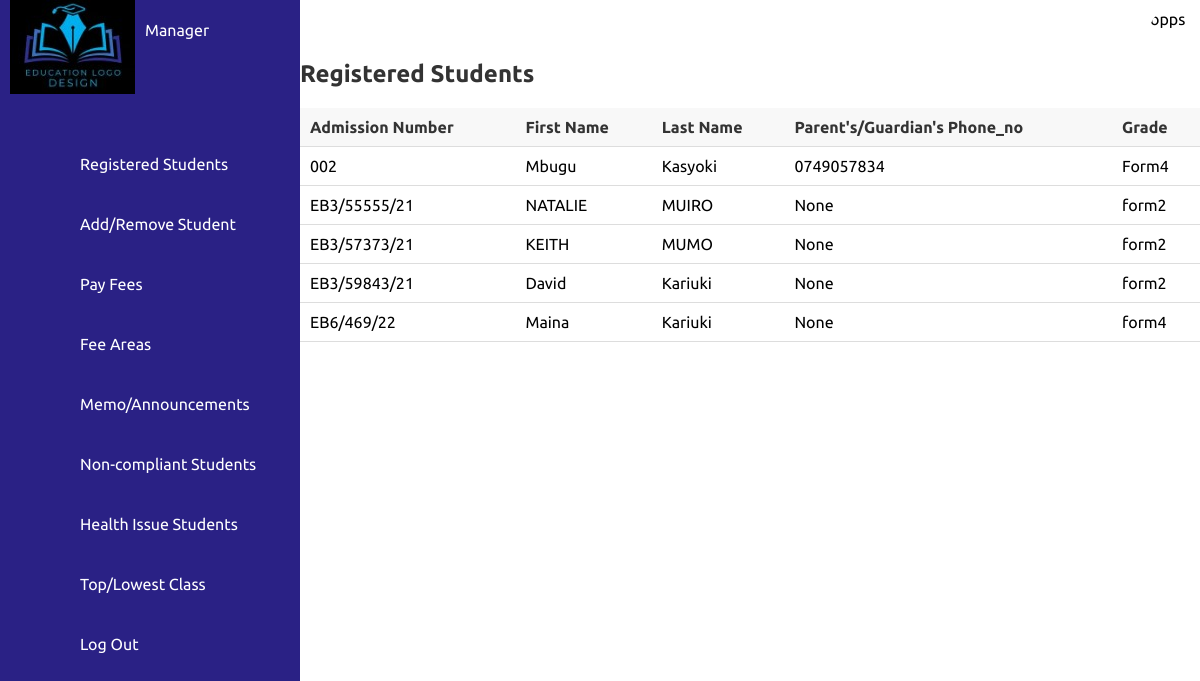
The app's page /registered_students with its own data.
### tables this page shows
CREATE TABLE rest(
            id INTEGER PRIMARY KEY AUTOINCREMENT,
            admission_no TEXT,
            Grade TEXT, phone_number TEXT,
            FOREIGN KEY (admission_no) REFERENCES students (admission_no)
        );

CREATE TABLE students(
             admission_no TEXT PRIMARY KEY,
             first_name TEXT,
             middle_name TEXT,
             last_name TEXT,
             gender TEXT,
             AGE INTEGER
             
        );

### app2.py (the view)
@app.route('/registered_students')
def registered():
    students = all_students()
    return render_template('registered_students.html',students=students)

### app2.py (called while the page is built)
def all_students():
    with sqlite3.connect('student.db') as conn:
        cursor = conn.cursor()
        cursor.execute('''
        SELECT students.admission_no, students.first_name, students.last_name, rest.phone_number, rest.Grade
        FROM students
        JOIN rest ON students.admission_no = rest.admission_no
        ORDER BY rest.Grade ASC
        ''')
        result = cursor.fetchall()
        return result

### templates/registered_students.html (shortened to what this page needs)
{% extends "manager.html" %}
{% block content %}
    <h2>Registered Students</h2>
    <table>
        <tr>
            <th>Admission Number</th>
            <th>First Name</th>
            <th>Last Name</th>
            <th>Parent's/Guardian's Phone_no</th>
            <th>Grade</th>
        </tr>
        {% for student in students %}
        <tr>
            <td>{{ student[0] }}</td>
            <td>{{ student[1] }}</td>
            <td>{{ student[2] }}</td>
            <td>{{ student[3] }}</td>
            <td>{{ student[4] }}</td>
        </tr>
        {% endfor %}
    </table>
{% endblock %}

### static/css/style.css (style rules this page uses)
* { font-family: "Ubuntu", sans-serif; margin: 0; padding: 0; box-sizing: border-box; }
:root { --blue: #2a2185; --white: #fff; --gray:#f5f5f5; --black1:#222; --black2:#999; }
body { min-height: 100vh; overflow-x: hidden; }

### templates/registered_students.html (style rules this page uses)
table { width: 100%; border-collapse: collapse; margin-top: 20px; }
th, td { padding: 10px; text-align: left; border-bottom: 1px solid #ddd; }
th { background-color: #f8f8f8; color: #333; }
h2 { color: #333; }

### records on screen
rest: admission_no "002", first_name "Mbugu", last_name "Kasyoki", phone_number "0749057834", Grade "Form4"
rest: admission_no "EB3/55555/21", first_name "NATALIE", last_name "MUIRO", student "None", Grade "form2"
rest: admission_no "EB3/57373/21", first_name "KEITH", last_name "MUMO", student "None", Grade "form2"
rest: admission_no "EB3/59843/21", first_name "David", last_name "Kariuki", student "None", Grade "form2"
rest: admission_no "EB6/469/22", first_name "Maina", last_name "Kariuki", student "None", Grade "form4"
